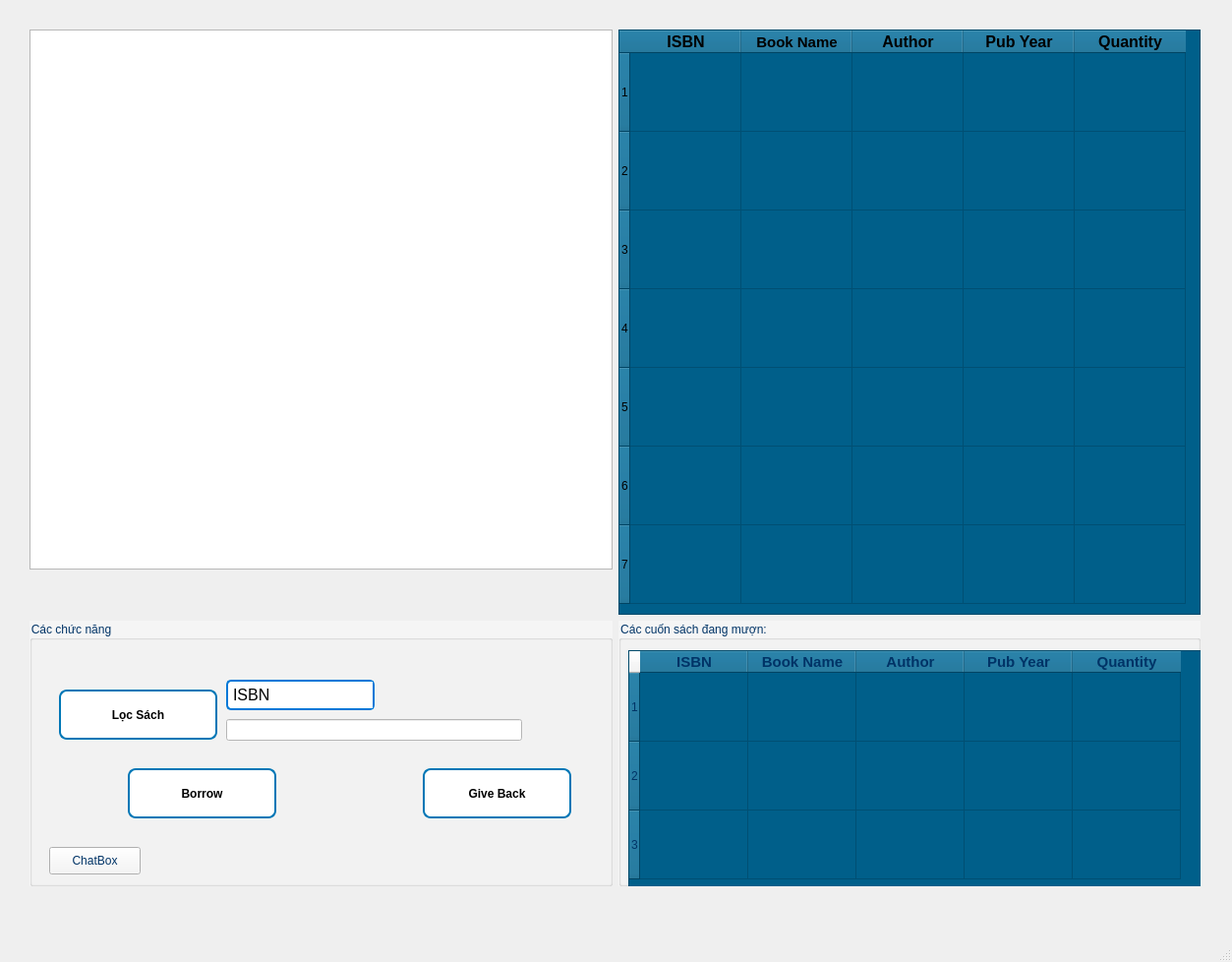
<?xml version="1.0" encoding="UTF-8"?>
<ui version="4.0">
 <class>MainWindow</class>
 <widget class="QMainWindow" name="MainWindow">
  <property name="geometry">
   <rect>
    <x>0</x>
    <y>0</y>
    <width>1253</width>
    <height>978</height>
   </rect>
  </property>
  <property name="windowTitle">
   <string>MainWindow</string>
  </property>
  <widget class="QWidget" name="centralwidget">
   <widget class="QWidget" name="gridLayoutWidget">
    <property name="geometry">
     <rect>
      <x>30</x>
      <y>30</y>
      <width>1191</width>
      <height>871</height>
     </rect>
    </property>
    <layout class="QGridLayout" name="gridLayout_UI">
     <item row="2" column="0">
      <widget class="QGroupBox" name="groupBox">
       <property name="sizePolicy">
        <sizepolicy hsizetype="Expanding" vsizetype="Fixed">
         <horstretch>0</horstretch>
         <verstretch>0</verstretch>
        </sizepolicy>
       </property>
       <property name="minimumSize">
        <size>
         <width>0</width>
         <height>270</height>
        </size>
       </property>
       <property name="styleSheet">
        <string notr="true">color: rgb(0, 51, 102);
font: 75 12pt &quot;MS Shell Dlg 2&quot;;
background-color: rgb(245, 245, 245);</string>
       </property>
       <property name="title">
        <string>Các chức năng</string>
       </property>
       <widget class="QPushButton" name="pushButton_4">
        <property name="geometry">
         <rect>
          <x>30</x>
          <y>70</y>
          <width>161</width>
          <height>51</height>
         </rect>
        </property>
        <property name="styleSheet">
         <string notr="true">QPushButton {
    background-color: white; 
    color: black; 
    border: 2px solid #0077b6; 
    border-radius: 8px; 
    padding: 8px 16px;
    font-weight: bold;
}

QPushButton:hover {
    background-color: #f0f0f0; /* Màu xám nhạt khi hover */
    border: 2px solid #005f8a; /* Viền đậm hơn */
}

QPushButton:pressed {
    background-color: #e0e0e0; /* Màu nhấn */
    border: 2px solid #004a6d; 
}
</string>
        </property>
        <property name="text">
         <string>Lọc Sách</string>
        </property>
        <property name="icon">
         <iconset>
          <normaloff>../images/ic_Filter.png</normaloff>../images/ic_Filter.png</iconset>
        </property>
        <property name="iconSize">
         <size>
          <width>32</width>
          <height>32</height>
         </size>
        </property>
       </widget>
       <widget class="QPushButton" name="pushButton_5">
        <property name="geometry">
         <rect>
          <x>100</x>
          <y>150</y>
          <width>151</width>
          <height>51</height>
         </rect>
        </property>
        <property name="styleSheet">
         <string notr="true">QPushButton {
    background-color: white; 
    color: black; 
    border: 2px solid #0077b6; 
    border-radius: 8px; 
    padding: 8px 16px;
    font-weight: bold;
}

QPushButton:hover {
    background-color: #f0f0f0; /* Màu xám nhạt khi hover */
    border: 2px solid #005f8a; /* Viền đậm hơn */
}

QPushButton:pressed {
    background-color: #e0e0e0; /* Màu nhấn */
    border: 2px solid #004a6d; 
}
</string>
        </property>
        <property name="text">
         <string>Borrow</string>
        </property>
       </widget>
       <widget class="QLineEdit" name="lineEdit">
        <property name="geometry">
         <rect>
          <x>200</x>
          <y>100</y>
          <width>301</width>
          <height>22</height>
         </rect>
        </property>
        <property name="styleSheet">
         <string notr="true">background-color: rgb(255, 255, 255);</string>
        </property>
       </widget>
       <widget class="QComboBox" name="comboBox">
        <property name="geometry">
         <rect>
          <x>200</x>
          <y>60</y>
          <width>151</width>
          <height>31</height>
         </rect>
        </property>
        <property name="styleSheet">
         <string notr="true">QComboBox {
    background-color: white;  /* Nền trắng */
    border: 2px solid #0078D7;  /* Viền xanh đậm */
    border-radius: 5px;  /* Bo góc */
    padding: 5px;  /* Khoảng cách bên trong */
    font-size: 16px;  /* Cỡ chữ to hơn */
    color: black;  /* Màu chữ đen */
}

QComboBox::drop-down {
    border: none;
    background-color: white;  /* Nền dropdown */
    width: 25px;  /* Tăng kích thước khu vực dropdown */
}

QComboBox::down-arrow {
    image: url(down-arrow.png);  /* Đổi icon mũi tên nếu cần */
    width: 16px;  /* Tăng kích thước mũi tên */
    height: 16px;
    margin-right: 5px;  /* Khoảng cách với viền phải */
}

QComboBox QAbstractItemView {
    background: white;
    selection-background-color: #0078D7;  /* Màu nền khi chọn */
    selection-color: white;  /* Chữ trắng khi chọn */
    border-radius: 5px;
    font-size: 16px;  /* Cỡ chữ trong danh sách */
}
</string>
        </property>
        <item>
         <property name="text">
          <string>ISBN</string>
         </property>
        </item>
        <item>
         <property name="text">
          <string>Publication Year</string>
         </property>
        </item>
        <item>
         <property name="text">
          <string>Author</string>
         </property>
        </item>
        <item>
         <property name="text">
          <string>Quantity</string>
         </property>
        </item>
        <item>
         <property name="text">
          <string>Name Book</string>
         </property>
        </item>
       </widget>
       <widget class="QPushButton" name="pushButton_6">
        <property name="geometry">
         <rect>
          <x>400</x>
          <y>150</y>
          <width>151</width>
          <height>51</height>
         </rect>
        </property>
        <property name="styleSheet">
         <string notr="true">QPushButton {
    background-color: white; 
    color: black; 
    border: 2px solid #0077b6; 
    border-radius: 8px; 
    padding: 8px 16px;
    font-weight: bold;
}

QPushButton:hover {
    background-color: #f0f0f0; /* Màu xám nhạt khi hover */
    border: 2px solid #005f8a; /* Viền đậm hơn */
}

QPushButton:pressed {
    background-color: #e0e0e0; /* Màu nhấn */
    border: 2px solid #004a6d; 
}
</string>
        </property>
        <property name="text">
         <string>Give Back</string>
        </property>
        <property name="icon">
         <iconset>
          <normaloff>../images/icon_giveback.png</normaloff>../images/icon_giveback.png</iconset>
        </property>
        <property name="iconSize">
         <size>
          <width>32</width>
          <height>32</height>
         </size>
        </property>
       </widget>
       <widget class="QPushButton" name="pushButton">
        <property name="geometry">
         <rect>
          <x>70</x>
          <y>330</y>
          <width>93</width>
          <height>28</height>
         </rect>
        </property>
        <property name="text">
         <string>PushButton</string>
        </property>
       </widget>
       <widget class="QPushButton" name="pushButton_2">
        <property name="geometry">
         <rect>
          <x>20</x>
          <y>230</y>
          <width>93</width>
          <height>28</height>
         </rect>
        </property>
        <property name="styleSheet">
         <string notr="true">QPushButton#chatButton {
    background-color: #4CAF50;
    color: white;
    font-size: 14px;
    border-radius: 8px;
    padding: 5px 10px;
}

QPushButton#chatButton:pressed {
    background-color: #388E3C;
}
</string>
        </property>
        <property name="text">
         <string>ChatBox</string>
        </property>
       </widget>
      </widget>
     </item>
     <item row="0" column="1">
      <layout class="QVBoxLayout" name="verticalLayout_4"/>
     </item>
     <item row="1" column="0">
      <spacer name="verticalSpacer">
       <property name="orientation">
        <enum>Qt::Vertical</enum>
       </property>
       <property name="sizeType">
        <enum>QSizePolicy::Minimum</enum>
       </property>
       <property name="sizeHint" stdset="0">
        <size>
         <width>20</width>
         <height>40</height>
        </size>
       </property>
      </spacer>
     </item>
     <item row="0" column="0">
      <widget class="QListView" name="listView_2">
       <property name="resizeMode">
        <enum>QListView::Adjust</enum>
       </property>
       <property name="viewMode">
        <enum>QListView::IconMode</enum>
       </property>
      </widget>
     </item>
     <item row="0" column="2" rowspan="2">
      <widget class="QTableWidget" name="tableWidget">
       <property name="styleSheet">
        <string notr="true">background-color: rgb(0, 95, 138);</string>
       </property>
       <attribute name="horizontalHeaderVisible">
        <bool>true</bool>
       </attribute>
       <attribute name="horizontalHeaderCascadingSectionResizes">
        <bool>false</bool>
       </attribute>
       <attribute name="horizontalHeaderDefaultSectionSize">
        <number>113</number>
       </attribute>
       <attribute name="horizontalHeaderMinimumSectionSize">
        <number>110</number>
       </attribute>
       <attribute name="verticalHeaderDefaultSectionSize">
        <number>80</number>
       </attribute>
       <attribute name="verticalHeaderMinimumSectionSize">
        <number>30</number>
       </attribute>
       <row>
        <property name="text">
         <string>1</string>
        </property>
       </row>
       <row>
        <property name="text">
         <string>2</string>
        </property>
       </row>
       <row>
        <property name="text">
         <string>3</string>
        </property>
       </row>
       <row>
        <property name="text">
         <string>4</string>
        </property>
       </row>
       <row>
        <property name="text">
         <string>5</string>
        </property>
       </row>
       <row>
        <property name="text">
         <string>6</string>
        </property>
       </row>
       <row>
        <property name="text">
         <string>7</string>
        </property>
       </row>
       <column>
        <property name="text">
         <string>ISBN</string>
        </property>
        <property name="font">
         <font>
          <pointsize>12</pointsize>
          <weight>75</weight>
          <bold>true</bold>
         </font>
        </property>
       </column>
       <column>
        <property name="text">
         <string>Book Name</string>
        </property>
        <property name="font">
         <font>
          <pointsize>11</pointsize>
          <weight>75</weight>
          <bold>true</bold>
         </font>
        </property>
       </column>
       <column>
        <property name="text">
         <string>Author</string>
        </property>
        <property name="font">
         <font>
          <pointsize>12</pointsize>
          <weight>75</weight>
          <bold>true</bold>
         </font>
        </property>
       </column>
       <column>
        <property name="text">
         <string>Pub Year</string>
        </property>
        <property name="font">
         <font>
          <pointsize>12</pointsize>
          <weight>75</weight>
          <bold>true</bold>
         </font>
        </property>
       </column>
       <column>
        <property name="text">
         <string>Quantity</string>
        </property>
        <property name="font">
         <font>
          <pointsize>12</pointsize>
          <weight>75</weight>
          <bold>true</bold>
         </font>
        </property>
       </column>
      </widget>
     </item>
     <item row="2" column="2">
      <widget class="QGroupBox" name="groupBox_2">
       <property name="styleSheet">
        <string notr="true">background-color: rgb(245, 245, 245);
color: rgb(0, 51, 102);
font: 75 12pt &quot;MS Shell Dlg 2&quot;;</string>
       </property>
       <property name="title">
        <string>Các cuốn sách đang mượn:</string>
       </property>
       <widget class="QTableWidget" name="tableWidget_2">
        <property name="geometry">
         <rect>
          <x>10</x>
          <y>30</y>
          <width>1201</width>
          <height>621</height>
         </rect>
        </property>
        <property name="styleSheet">
         <string notr="true">background-color: rgb(0, 95, 138);</string>
        </property>
        <attribute name="horizontalHeaderDefaultSectionSize">
         <number>110</number>
        </attribute>
        <attribute name="horizontalHeaderMinimumSectionSize">
         <number>60</number>
        </attribute>
        <attribute name="verticalHeaderDefaultSectionSize">
         <number>70</number>
        </attribute>
        <row>
         <property name="text">
          <string>1</string>
         </property>
        </row>
        <row>
         <property name="text">
          <string>2</string>
         </property>
        </row>
        <row>
         <property name="text">
          <string>3</string>
         </property>
        </row>
        <column>
         <property name="text">
          <string>ISBN</string>
         </property>
         <property name="font">
          <font>
           <pointsize>11</pointsize>
           <weight>75</weight>
           <bold>true</bold>
          </font>
         </property>
        </column>
        <column>
         <property name="text">
          <string>Book Name</string>
         </property>
         <property name="font">
          <font>
           <pointsize>11</pointsize>
           <weight>75</weight>
           <bold>true</bold>
          </font>
         </property>
        </column>
        <column>
         <property name="text">
          <string>Author</string>
         </property>
         <property name="font">
          <font>
           <pointsize>11</pointsize>
           <weight>75</weight>
           <bold>true</bold>
          </font>
         </property>
        </column>
        <column>
         <property name="text">
          <string>Pub Year</string>
         </property>
         <property name="font">
          <font>
           <pointsize>11</pointsize>
           <weight>75</weight>
           <bold>true</bold>
          </font>
         </property>
        </column>
        <column>
         <property name="text">
          <string>Quantity</string>
         </property>
         <property name="font">
          <font>
           <pointsize>11</pointsize>
           <weight>75</weight>
           <bold>true</bold>
          </font>
         </property>
        </column>
       </widget>
      </widget>
     </item>
    </layout>
   </widget>
  </widget>
  <widget class="QStatusBar" name="statusbar"/>
  <widget class="QMenuBar" name="menubar">
   <property name="geometry">
    <rect>
     <x>0</x>
     <y>0</y>
     <width>1253</width>
     <height>26</height>
    </rect>
   </property>
  </widget>
 </widget>
 <resources/>
 <connections/>
</ui>
